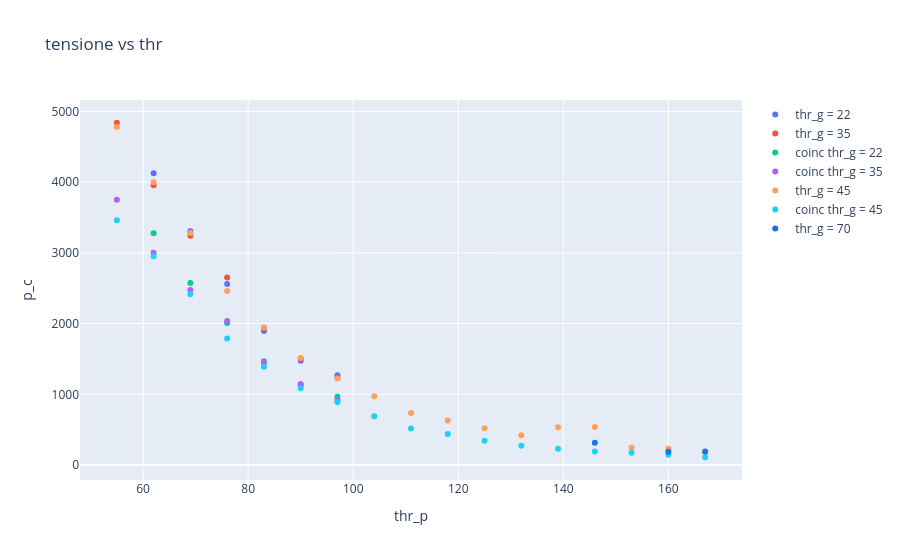

Here is the notebook cell this chart was saved with:
### Code cell
df_22 = df[df['thr_g'] == 22]
df_35 = df[df['thr_g'] == 35]
df_45 = df[df['thr_g'] == 45]
df_70 = df[df['thr_g'] == 70]
fig = go.Figure()
fig.add_trace(go.Scatter(x=df_22['thr_p'], y=df_22['p_c'], mode='markers', name='thr_g = 22'))
fig.add_trace(go.Scatter(x=df_35['thr_p'], y=df_35['p_c'], mode='markers', name='thr_g = 35'))
fig.add_trace(go.Scatter(x=df_22['thr_p'], y=df_22['coincidenze'], mode = 'markers', name='coinc thr_g = 22'))
fig.add_trace(go.Scatter(x=df_35['thr_p'], y=df_35['coincidenze'], mode = 'markers', name='coinc thr_g = 35'))
fig.add_trace(go.Scatter(x=df_45['thr_p'], y=df_45['p_c'], mode='markers', name='thr_g = 45'))
fig.add_trace(go.Scatter(x=df_45['thr_p'], y=df_45['coincidenze'], mode = 'markers', name='coinc thr_g = 45'))
fig.add_trace(go.Scatter(x=df_70['thr_p'], y=df_70['p_c'], mode='markers', name='thr_g = 70', marker =dict(color = '#1A73E8')))
fig.update_layout(title= 'tensione vs thr', xaxis_title='thr_p', yaxis_title='p_c')
fig.show()

### Figure 1 — Plotly figure (JSON) as saved in the notebook; plotly's stock layout.template omitted (floating-point values rounded to 4 significant figures)
{"data": [{"mode": "markers", "name": "thr_g = 22", "type": "scatter", "x": [62, 69, 76, 83, 90, 97], "y": [4126, 3304, 2561, 1897, 1473, 1268]}, {"mode": "markers", "name": "thr_g = 35", "type": "scatter", "x": [97, 90, 83, 76, 69, 62, 55], "y": [1230, 1508, 1942, 2652, 3242, 3956, 4840]}, {"mode": "markers", "name": "coinc thr_g = 22", "type": "scatter", "x": [62, 69, 76, 83, 90, 97], "y": [3276, 2573, 2008, 1467, 1128, 965]}, {"mode": "markers", "name": "coinc thr_g = 35", "type": "scatter", "x": [97, 90, 83, 76, 69, 62, 55], "y": [918, 1146, 1451, 2035, 2476, 3003, 3751]}, {"mode": "markers", "name": "thr_g = 45", "type": "scatter", "x": [55, 62, 69, 76, 83, 90, 97, 104, 111, 118, 125, 132, 139, 146, 153, 160, 167], "y": [4779, 3998, 3282, 2460, 1944, 1514, 1222, 972, 734, 628, 521, 421, 535, 538, 247, 230, 170]}, {"mode": "markers", "name": "coinc thr_g = 45", "type": "scatter", "x": [55, 62, 69, 76, 83, 90, 97, 104, 111, 118, 125, 132, 139, 146, 153, 160, 167], "y": [3462, 2952, 2415, 1789, 1388, 1087, 886, 688, 517, 438, 342, 271, 229, 192, 172, 145, 110]}, {"marker": {"color": "#1A73E8"}, "mode": "markers", "name": "thr_g = 70", "type": "scatter", "x": [167, 160, 146], "y": [191, 189, 314]}], "layout": {"title": {"text": "tensione vs thr"}, "xaxis": {"title": {"text": "thr_p"}}, "yaxis": {"title": {"text": "p_c"}}}}
